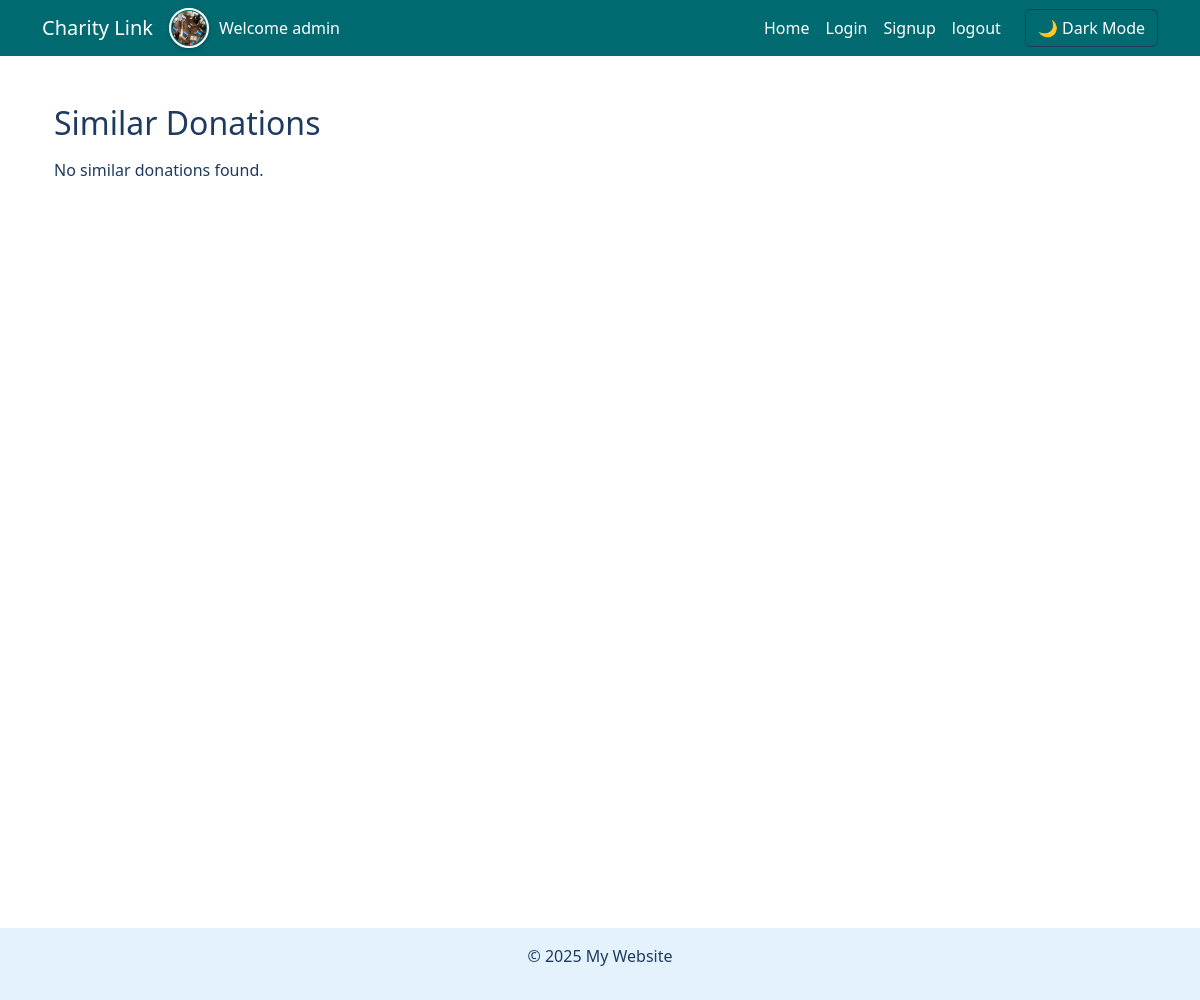
The app's page /donations/similar-donations/1 (signed in), older data.
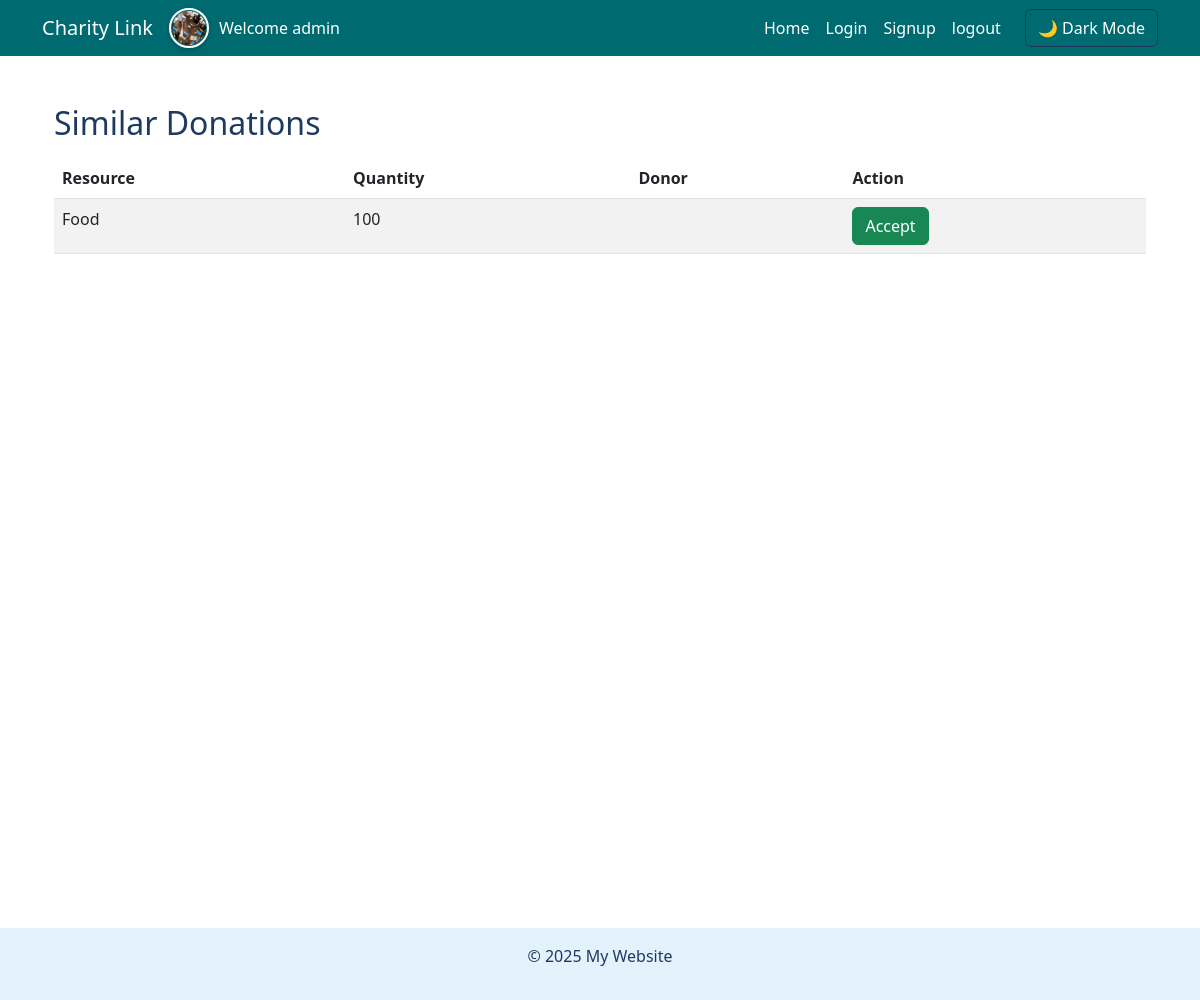
The same page, newer data.
### auth_app/models.py (models this page shows, shortened)
class CustomUser(AbstractUser):
    user_type = models.ForeignKey(UserTypes,on_delete=models.CASCADE,related_name="user_type",default=3)
    phone_number = models.CharField(max_length=15, blank=True, null=True)
    profile_picture = models.ImageField(upload_to='profile_pics/', blank=True, null=True)
    is_verified = models.BooleanField(default=False)

### donations/models.py (models this page shows)
class Donations(models.Model):
    rid = models.AutoField(primary_key=True)
    name = models.CharField(max_length=100)
    description = models.TextField()
    resource = models.ForeignKey('Organization.Resource',on_delete=models.CASCADE,related_name="request_donor")
    quantity = models.IntegerField(blank=False)
    created_by = models.ForeignKey('auth_app.CustomUser',on_delete=models.CASCADE,related_name="created_by_user")
    donated_to = models.ForeignKey('Organization.RequestResource',on_delete=models.CASCADE, related_name="donated_to_request",blank=True,null=True)
    active = models.BooleanField(default=True)
    def __str__(self):
        return self.name

### Organization/models.py (models this page shows)
class Resource(models.Model):
    rid = models.AutoField(primary_key=True)
    name = models.CharField(max_length=100)
    def __str__(self):
        return self.name

### donations/views.py (the view)
# urls.py: path('similar-donations/<int:id>',similar_donation,name="similar_donations"),
@login_required
def similar_donation(request,id):
    req = RequestResource.objects.filter(rid = id).first()
    donation_similar_resource = Donations.objects.filter(resource = req.resource,active=True).exclude(donated_to__isnull=False)
    print(donation_similar_resource)
    return render(request,'donations/see_similar_request.html',{
        'donation':donation_similar_resource
    })

### templates/donations/see_similar_request.html (shortened to what this page needs)
{% extends 'base.html' %}
{% block content %}
<div class="container mt-4">
    <h2 class="mb-3">Similar Donations</h2>
    {% if donation %}
        <table class="table table-striped">
            <thead>
                <tr>
                    <th>Resource</th>
                    <th>Quantity</th>
                    <th>Donor</th>
                    <th>Action</th>
                </tr>
            </thead>
            <tbody>
                {% for d in donation %}
                    <tr>
                        <td>{{ d.resource }}</td>
                        <td>{{ d.quantity }}</td>
                        <td>{{ d.donated_by.username }}</td>
                        <td>
                            {% if d.rid %}
                                <form action="{% url 'accept_donation' d.rid %}" method="post">
                                    <button type="submit" class="btn btn-success">Accept</button>
                                </form>
                            {% else %}
                                <p>No donation ID available</p>
                            {% endif %}
                        </td>
                    </tr>
                {% endfor %}
            </tbody>
        </table>
    {% else %}
        <p>No similar donations found.</p>
    {% endif %}
</div>
{% endblock %}

### templates/base.html (shortened to what this page needs)
{% load static %}
<!DOCTYPE html>
<html lang="en">
<head>
    <link href="https://cdn.jsdelivr.net/npm/bootstrap@5.3.0/dist/css/bootstrap.min.css" rel="stylesheet">
    <link rel="stylesheet" href="{% static 'css/base.css' %}">
</head>
<body class="light-mode">
    <nav class="navbar navbar-expand-lg navbar-dark bg-dark" id="navbar">
        <div class="container">
            <a class="navbar-brand" href="{% url 'home' %}">Charity Link</a>
            {% if user %}
            {% if user.profile_picture and user.profile_picture.url %}
                <img src="{{ user.profile_picture.url }}" class="navbar-profile"/>
            {% endif %}
            <a class="nav-link text-center" href="{% url 'home' %}">Welcome {{ user.username }}</a>
            {% endif %}
            <div class="collapse navbar-collapse" id="navbarNav">
                <ul class="navbar-nav ms-auto">
                    <li class="nav-item"><a class="nav-link" href="{% url 'home' %}">Home</a></li>
                    <li class="nav-item"><a class="nav-link" href="{% url 'auth_login' %}">Login</a></li>
                    <li class="nav-item" >
                        <button class=" nav-link" data-bs-toggle="modal" data-bs-target="#signupModal">
                            Signup
                        </button>
                    </li>
                    <li class="nav-item"><a class="nav-link" href="{% url 'logout' %}">logout</a></li>
                </ul>
                <button class="btn btn-outline-light ms-3" id="theme-toggle">
                    🌙 Dark Mode
                </button>
            </div>
        </div>
    </nav>
    <div class="container container-height mt-4">
        {% block content %}{% endblock %}
    </div>
    <div class="position-fixed bottom-0 end-0 p-3" style="z-index: 1050">
    </div>
    <footer class="text-center mt-5 py-3 bg-light text-dark position-relative" id="footer">
        <p>&copy; 2025 My Website</p>
    </footer>
</body>
</html>

### static/css/base.css (style rules this page uses)
.light-mode { background-color: #FFFFFF; color: #1E3A5F; }
.light-mode .navbar { background-color: #006A71 !important; color: #1E3A5F; }
.light-mode footer { background-color: #E3F2FD !important; color: #1E3A5F !important; }
.container-height { min-height: 100vh; height: auto; display: flex; flex-direction: column; justify-content: start; align-items: center; }
.light-mode .navbar .nav-link { color: #fff !important; }
.light-mode .btn-outline-light { color: #fff !important; border-color: #1E3A5F !important; }
.light-mode .navbar-brand { color: #fff !important; }
* { scrollbar-width: thin; scrollbar-color: #888 #f1f1f1; }
body { -ms-overflow-style: scrollbar; }
.navbar-profile { width: 40px; height: 40px; border-radius: 50%; padding: 1px; margin-right: 10px; object-fit: cover; border: 2px solid #fff; box-shadow: 0px 2px 5px rgba(0, 0, 0, 0.2); }

Row changes from the older to the newer data that the page shows:
added Donations: resource "Food", quantity "100", shows "Accept"
Text that changed along with them:
text no longer shown: "No similar donations found."
text now shown: "Resource Quantity Donor Action"
